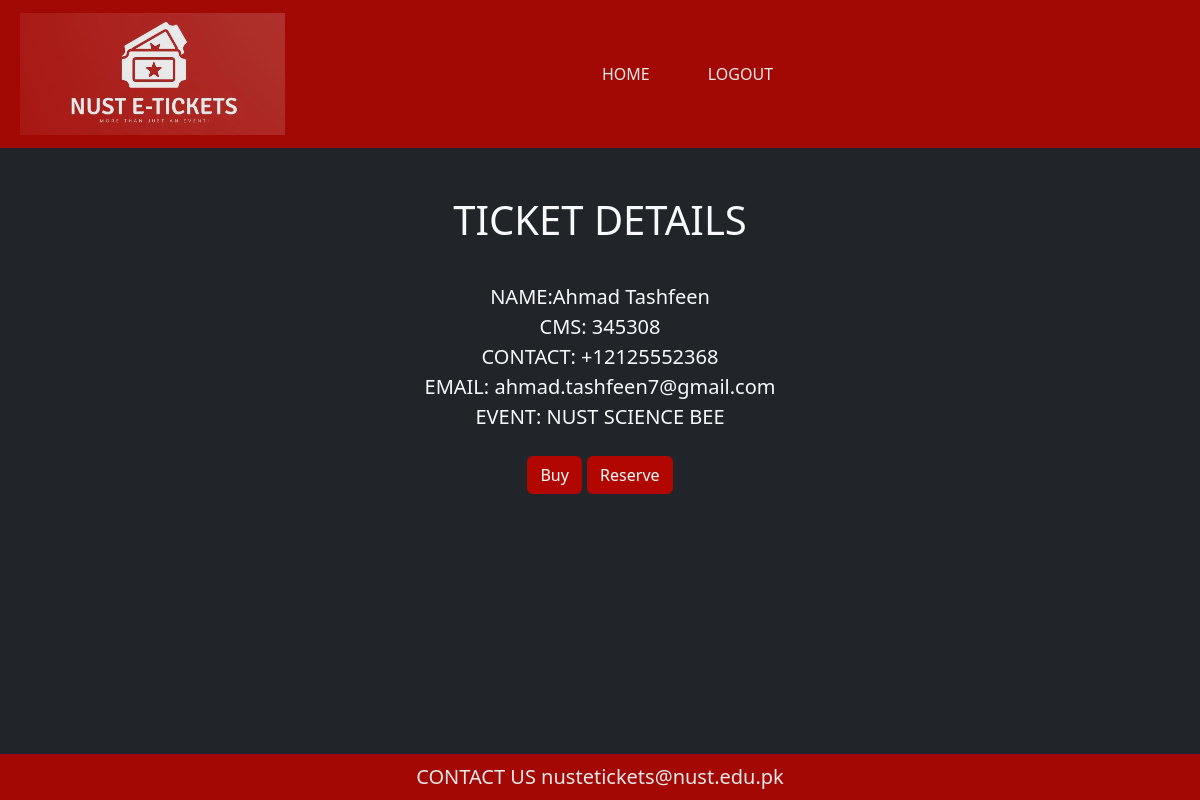
The app's page /ticketDetails/NUST SCIENCE BEE (signed in) with its own data.
### accounts/models.py (models this page shows, shortened)
class User_Account(AbstractUser):
    id = None
    last_login = None
    username = models.IntegerField(primary_key=True)
    email = models.EmailField(max_length=200)
    contact_number = PhoneNumberField(default='+920000000000')

### events/models.py (models this page shows, shortened)
class Event(models.Model):
    name = models.CharField(max_length=255,primary_key=True)
    organizer = models.ForeignKey(Organizer,on_delete=models.CASCADE,to_field='society')
    start_date = models.DateTimeField()
    end_date = models.DateTimeField()
    total_tickets = models.IntegerField()
    tickets_sold = models.IntegerField()
    tickets_left = models.IntegerField()
    ticket_price = models.IntegerField()
    event_poster = models.ImageField(default= settings.STATIC_URL+ 'images/down.jpg', upload_to='images/')
    email_sent = models.BooleanField(default=False)
    class Meta:
        ordering =['start_date']

### nusttickets/views.py (the view)
# urls.py: path('ticketDetails/<str:oid>', Tickets, name='ticket'),
def Tickets(request, oid):
    checkTicket()
    event_data = Event.objects.filter(name=oid).first()
    current_user = request.user
    return render(request, 'ticketdetails.html', context={'current_user': current_user, 'event_data': event_data})

### nusttickets/views.py (called while the page is built, shortened)
def checkTicket():
    naive = datetime.now()
    utc = pytz.utc
    gmt5 = pytz.timezone('Etc/GMT+5')
    now = utc.localize(naive).astimezone(gmt5)
    reserved = User_Event.objects.filter(purchase_type='R')

### templates/ticketdetails.html (shortened to what this page needs)
<!DOCTYPE html>
{% extends "base.html" %}
{% load static %}
    {% block content %}
<div class="text-light text-center my-5" >
    <h1 class="display-6">TICKET DETAILS</h1>
<div class="text-left lead" >
<br>
    NAME:{{current_user.first_name}} {{current_user.last_name}}
<br>
    CMS: {{current_user.username}}
<br>
    CONTACT:  {{current_user.contact_number}}
<br>
    EMAIL: {{current_user.email}}
<br>
    EVENT: {{event_data.name}}
<br>
<a class="btn  my-4" style="color:white ;background-color:#B20600;"href="{% url 'buy' oid=event_data.name %}">Buy</a>
<a class="btn  my-4" style="color:white ;background-color:#B20600;"href="{% url 'reserve' oid=event_data.name %}">Reserve</a>
</div>
</div>
{% endblock %}

### records on screen
User_Account: first_name "Ahmad", last_name "Tashfeen", username "345308", contact_number "+12125552368", email "ahmad.tashfeen7@gmail.com"
Event: name "NUST SCIENCE BEE"
